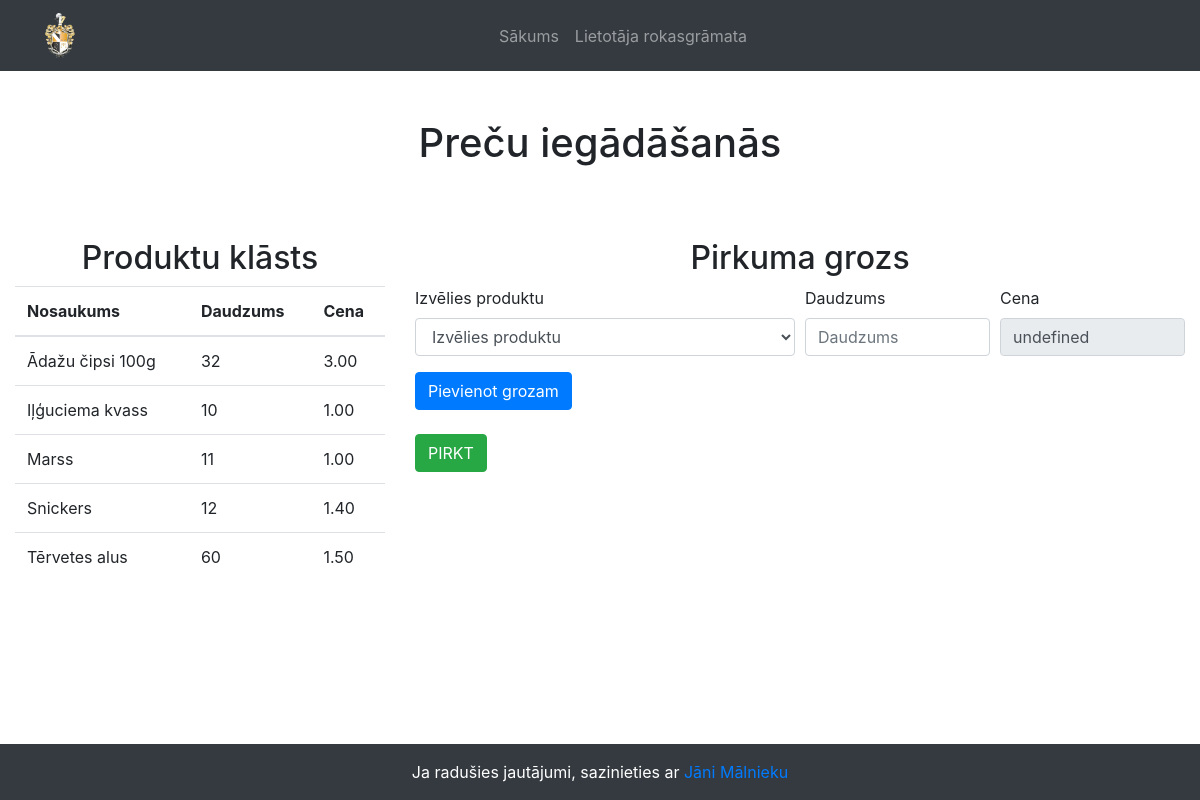
The page /buyer.php on the database as committed earlier.
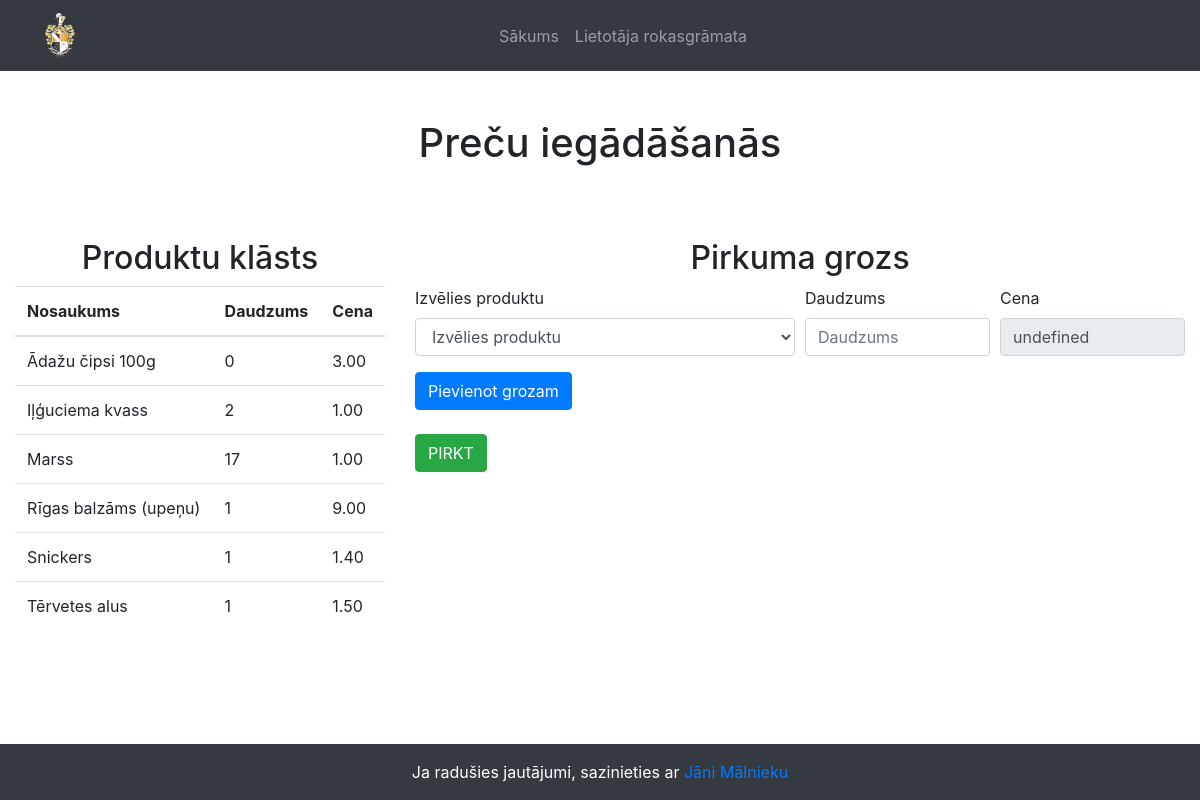
The same page on the database as committed later.
### tables this page shows
CREATE TABLE `produktu_saraksts` (
  `nosaukums` varchar(100) NOT NULL,
  `kop_daudzums` int(11) DEFAULT NULL,
  `pardosanas_cena` decimal(10,2) DEFAULT NULL,
  `pedeja_atjauninajuma_datums` datetime DEFAULT NULL,
  `inventarizacijas_datums` date DEFAULT NULL,
  `paskaidrojums` text DEFAULT NULL
);

### buyer.php (the view, shortened to what this page needs)
<?php
$db = DB::getInstance()->getConnection();
$query = "SELECT * FROM produktu_saraksts";
$result = $db->query($query);
?>
<!DOCTYPE html>
<html lang="lv">
<head>
    <link rel="stylesheet" href="https://stackpath.bootstrapcdn.com/bootstrap/4.3.1/css/bootstrap.min.css">
</head>
<body class="min-vh-100 d-flex flex-column">
    <?php include 'navigation_default.php'; ?>
    <h1  class="mt-5 mb-4 text-center">Preču iegādāšanās</h1>
    <div class="container-fluid mt-5">
        <div class="row">
            <div class="col-md-4">
            <h2 class="text-center">Produktu klāsts</h2>
            <table class="table">
                <thead>
                    <tr>
                        <th scope="col">Nosaukums</th>
                        <th scope="col">Daudzums</th>
                        <th scope="col">Cena</th>
                    </tr>
                </thead>
                <tbody>
                    <?php
                    while ($row = $result->fetch_assoc()) {
                        ?>
                        <tr>
                            <td><?php echo $row['nosaukums']; ?></td>
                            <td><?php echo $row['kop_daudzums']; ?></td>
                            <td><?php echo $row['pardosanas_cena']; ?></td>
                        </tr>
                        <?php
                    }
                    ?>
                </tbody>
            </table>
        </div>
<div class="col-md-8">
    <h2 class="text-center">Pirkuma grozs</h2>
    <form id="pirkumaForma">
        <div class="form-row">
            <div class="form-group col-md-6">
                <label for="nosaukums">Izvēlies produktu</label>
                <select class="form-control" name="nosaukums" id="nosaukums">
                    <option value="">Izvēlies produktu</option>
                </select>
            </div>
            <div class="form-group col-md-3">
                <label for="daudzums">Daudzums</label>
                <input type="number" class="form-control" id="daudzums" name="daudzums" placeholder="Daudzums">
            </div>
            <div class="form-group col-md-3">
                <label for="cena">Cena</label>
                <input type="text" class="form-control" id="cena" name="cena" placeholder="Cena" readonly>
            </div>
        </div>
        <button type="button" class="btn btn-primary" onclick="pievienotPreci()">Pievienot grozam </button>
    </form>
    <button type="button" class="btn btn-success" onclick="pirkt(event)">PIRKT</button>
</div>
        </div>
    </div>
</body>
<?php include 'footer.php'; ?>
</html>

Rows that differ between the two databases and show on the page:
changed produktu_saraksts "Ādažu čipsi 100g": kop_daudzums "32" → "0"
changed produktu_saraksts "Iļģuciema kvass": kop_daudzums "10" → "2"
changed produktu_saraksts "Marss": kop_daudzums "11" → "17"
added produktu_saraksts: nosaukums "Rīgas balzāms (upeņu)", kop_daudzums "1", pardosanas_cena "9.00"
changed produktu_saraksts "Snickers": kop_daudzums "12" → "1"
changed produktu_saraksts "Tērvetes alus": kop_daudzums "60" → "1"
